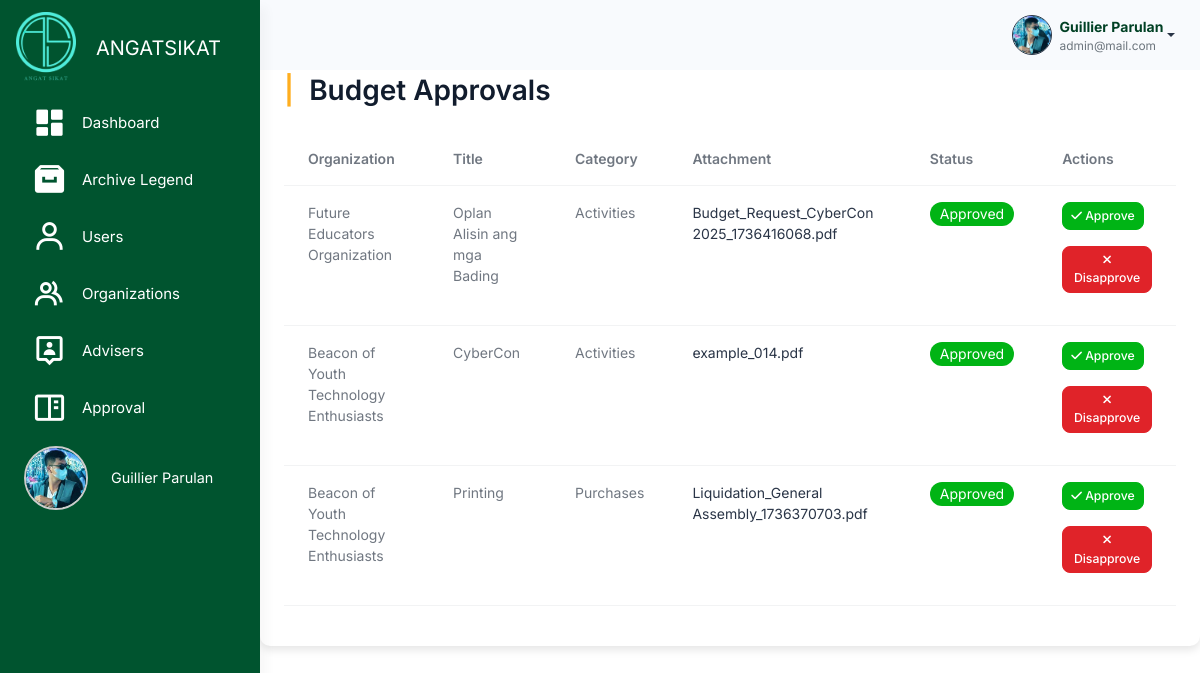
The page /src/budget_management/admin_budget_approval_table.php (signed in) on the database as committed earlier.
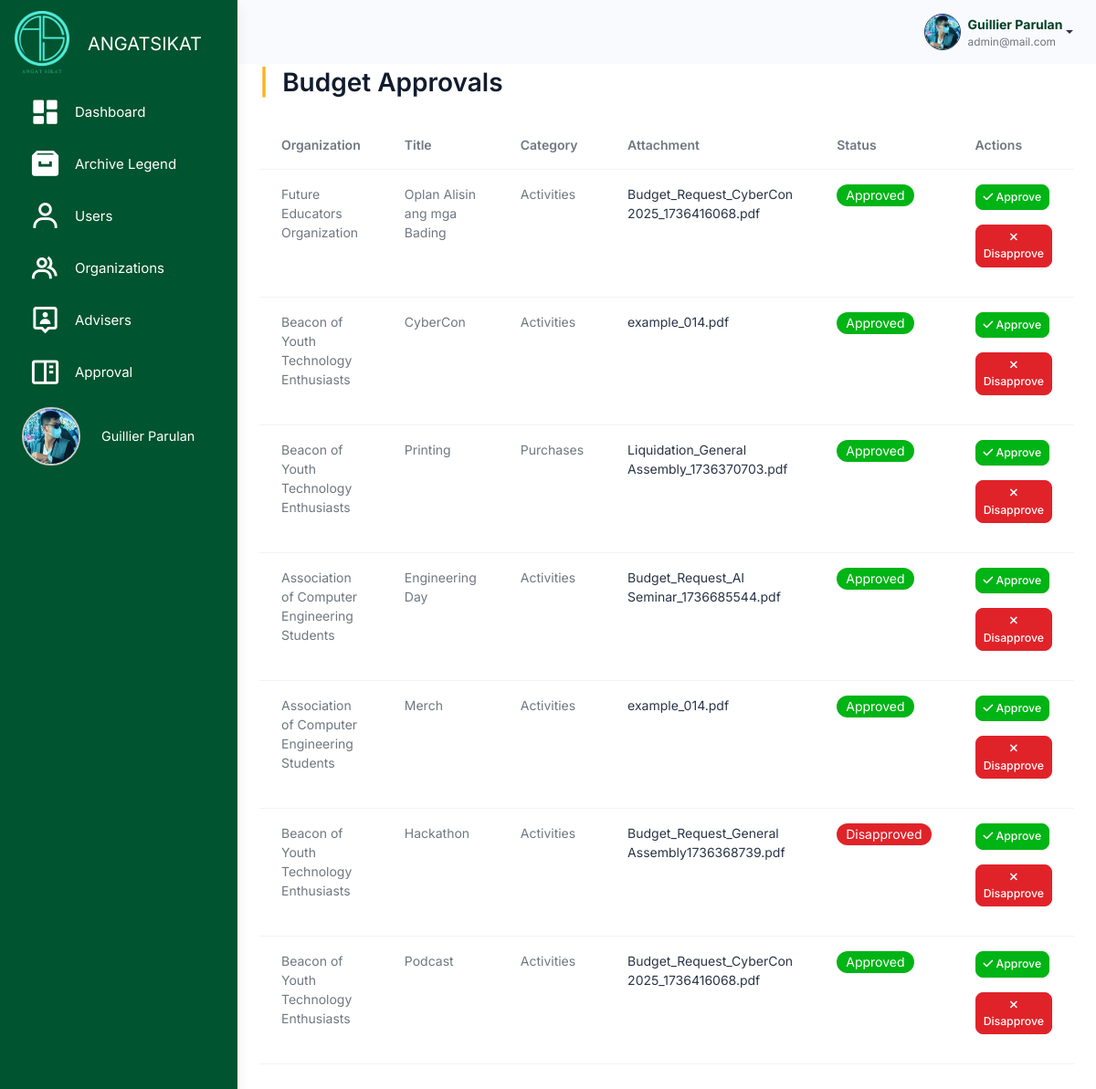
The same page on the database as committed later.
### tables this page shows
CREATE TABLE `users` (
  `user_id` int(11) NOT NULL,
  `username` varchar(100) NOT NULL,
  `password` varchar(255) NOT NULL,
  `profile_picture` varchar(255) NOT NULL,
  `first_name` varchar(255) NOT NULL,
  `last_name` varchar(255) NOT NULL,
  `email` varchar(100) NOT NULL,
  `role` enum('admin','officer','member') NOT NULL,
  `organization_id` int(11) DEFAULT NULL,
  `archived` tinyint(1) DEFAULT 0,
  `created_at` timestamp NOT NULL DEFAULT current_timestamp(),
  `position` enum('President','Treasurer') NOT NULL,
  `failed_attempts` int(11) DEFAULT 0,
  `is_locked` tinyint(1) DEFAULT 0,
  `last_failed_attempt` datetime DEFAULT NULL
);

CREATE TABLE `budget_approvals` (
  `approval_id` int(11) NOT NULL,
  `title` varchar(255) NOT NULL,
  `category` varchar(255) NOT NULL,
  `attachment` varchar(255) DEFAULT NULL,
  `status` enum('Pending','Approved','Disapproved') DEFAULT 'Pending',
  `organization_id` int(11) NOT NULL,
  `created_at` timestamp NOT NULL DEFAULT current_timestamp(),
  `archived` tinyint(1) DEFAULT 0
);

CREATE TABLE `organizations` (
  `organization_id` int(11) NOT NULL,
  `organization_name` varchar(255) NOT NULL,
  `acronym` varchar(100) NOT NULL,
  `organization_logo` varchar(255) DEFAULT NULL,
  `organization_members` int(11) NOT NULL DEFAULT 0,
  `organization_status` enum('Probationary','Level I','Level II') NOT NULL DEFAULT 'Probationary',
  `organization_color` varchar(7) DEFAULT NULL,
  `archived` tinyint(1) DEFAULT 0,
  `created_at` timestamp NOT NULL DEFAULT current_timestamp(),
  `balance` decimal(15,2) DEFAULT 0.00,
  `beginning_balance` decimal(15,2) DEFAULT 0.00,
  `income` decimal(15,2) DEFAULT 0.00,
  `expense` decimal(15,2) DEFAULT 0.00,
  `cash_on_bank` decimal(15,2) DEFAULT 0.00,
  `cash_on_hand` decimal(15,2) DEFAULT 0.00
);

### src/user_query.php (called while the page is built, shortened)
<?php
$user_id = $_SESSION['user_id'];
$user_query = "SELECT * FROM users WHERE user_id = '$user_id'";
$user_result = mysqli_query($conn, $user_query);
if ($user_result && mysqli_num_rows($user_result) > 0) {
    $user = mysqli_fetch_assoc($user_result);
    $firstname = $user['first_name'];
    $lastname = $user['last_name'];
    $fullname = $firstname . ' ' . $lastname;
    $email = $user['email'];
    $profile_picture = $user['profile_picture'];
} else {
    echo "Error fetching user data: " . mysqli_error($conn);
    exit();
}
?>

### src/budget_management/admin_budget_approval_table.php (the view, shortened to what this page needs)
<?php
include 'connection.php';
include '../user_query.php';
?>
<!DOCTYPE html>
<html lang="en">
<head>
    <link rel="stylesheet" href="../assets/css/styles.min.css" />
    <link rel="stylesheet" href="../budget_management/css/budget.css" />
    <link rel="stylesheet" href="css/activities.css" />
    <link href="https://unpkg.com/boxicons@2.1.4/css/boxicons.min.css" rel="stylesheet" />
    <link rel="stylesheet" href="https://cdnjs.cloudflare.com/ajax/libs/font-awesome/6.6.0/css/all.min.css">
    <link rel="stylesheet" href="https://cdn.datatables.net/2.1.7/css/dataTables.bootstrap.min.css" />
</head>
<body>
     <div class="page-wrapper" id="main-wrapper" data-layout="vertical" data-navbarbg="skin6" data-sidebartype="full"
        data-sidebar-position="fixed" data-header-position="fixed">
        <aside class="left-sidebar" id="sidebar">
            <div>
                <div class="brand-logo d-flex align-items-center justify-content-between">
                    <a class="text-nowrap logo-img">
                        <img src="../assets/images/logos/neon_sikat.png" alt="Angat Sikat Logo" class="logo contain"
                            style="width: 60px; height: auto;" />
                    </a>
                    <span class="logo-text">ANGATSIKAT</span>
                </div>
                <nav class="sidebar-nav scroll-sidebar" data-simplebar="">
                    <ul id="sidebarnav">
                        <li class="sidebar-item">
                            <a class="sidebar-link" href="../dashboard/admin_dashboard.php" aria-expanded="false">
                                <i class="bx bxs-dashboard" style="color: #fff; font-size: 35px;"></i>
                                <span class="hide-menu">Dashboard</span>
                            </a>
                        </li>
                        <li class="sidebar-item">
                            <a class="sidebar-link" href="../archive/archive_legend.php" aria-expanded="false">
                                <i class="bx bxs-archive" style="color: #fff; font-size: 35px;"></i>
                                <span class="hide-menu">Archive Legend</span>
                            </a>
                        </li>
                        <li class="sidebar-item">
                            <a class="sidebar-link" href="../user_management/users.php" aria-expanded="false"
                                data-tooltip="Users">
                                <i class="bx bx-user" style="color: #fff; font-size: 35px;"></i>
                                <span class="hide-menu">Users</span>
                            </a>
                        </li>
                        <li class="sidebar-item">
                            <a class="sidebar-link" href="../organization_management/organizations.php" aria-expanded="false"
                                data-tooltip="Organizations">
                                <i class="bx bx-group" style="color: #fff; font-size: 35px;"></i>
                                <span class="hide-menu">Organizations</span>
                            </a>
                        </li>
                        <li class="sidebar-item">
                            <a class="sidebar-link" href="../adviser_management/advisers.php" aria-expanded="false"
                                data-tooltip="Events">
                                <i class="bx bx-user-pin" style="color: #fff; font-size: 35px;"></i>
                                <span class="hide-menu">Advisers</span>
                            </a>
                        </li>
                        <li class="sidebar-item">
                            <a class="sidebar-link" href="../budget_management/admin_budget_approval_table.php" aria-expanded="false"
                                data-tooltip="Events">
                                <i class="bx bx-book-content" style="color: #fff; font-size: 35px;"></i>
                                <span class="hide-menu">Approval</span>
                            </a>
                        </li>
                        <li class="sidebar-item profile-container">
                            <a class="sidebar-link" href="../user/admin_profile.php" aria-expanded="false"
                                data-tooltip="Profile" style="display: flex; align-items: center; padding: 0.5rem;">
                                <div class="profile-pic-border"
                                    style="height: 4rem; width: 4rem; display: flex; justify-content: center; align-items: center; overflow: hidden; border-radius: 50%; border: 2px solid #ccc;">
                                    <img src="<?php echo !empty($profile_picture) ? '../user/' . htmlspecialchars($profile_picture) : '../user/uploads/default.png'; ?>"
                                        alt="Profile Picture" class="profile-pic"
                                        style="height: 100%; width: 100%; object-fit: cover;" />
                                </div>
                                <span class="profile-name" style="margin-left: 0.5rem; font-size: 0.9rem;">
                                    <?php echo htmlspecialchars($user['first_name']) . ' ' . htmlspecialchars($user['last_name']); ?>
                                </span>
                            </a>
                        </li>
                    </ul>
                </nav>
            </div>
        </aside>
        <div class="body-wrapper">
            <header class="app-header">
                <nav class="navbar navbar-expand-lg navbar-light">
                    <div class="navbar-collapse justify-content-end px-0" id="navbarNav">
                        <ul class="navbar-nav flex-row ms-auto align-items-center justify-content-end">
                            <li class="nav-item dropdown">
                                <div class="dropdown">
                                    <a href="#" class="dropdown-toggle d-flex align-items-center"
                                        data-bs-toggle="dropdown" aria-expanded="false" style="text-decoration: none;">
                                        <img class="border border-dark rounded-circle"
                                            src="<?php echo !empty($profile_picture) ? '../user/' . $profile_picture : '../user/uploads/default.png'; ?>"
                                            alt="Profile"
                                            style="width: 40px; height: 40px; margin-left: 10px; object-fit: cover;">
                                        <div class="d-flex flex-column align-items-start ms-2">
                                            <span style="font-weight: bold; color: #004024;">
                                                <?php echo htmlspecialchars($fullname); ?>
                                            </span>
                                            <span style="font-size: 0.85em; color: #6c757d;">
                                                <?php echo htmlspecialchars($email); ?>
                                            </span>
                                        </div>
                                    </a>
                                </div>
                            </li>
                        </ul>
                    </div>
                </nav>
            </header>
    <div class="container p-4" style="margin-top: 50px;">
        <h2><span class="text-warning fw-bold me-2">|</span> Budget Approvals</h2>
        <table class="table mt-4" id="approvalsTable">
            <thead>
                <tr>
                    <th>Organization</th>
                    <th>Title</th>
                    <th>Category</th>
                    <th>Attachment</th>
                    <th>Status</th>
                    <th>Actions</th>
                </tr>
            </thead>
            <tbody>
                <?php
            $query = "
                SELECT b.*, o.organization_name
                FROM budget_approvals b
                JOIN organizations o ON b.organization_id = o.organization_id";
            $result = mysqli_query($conn, $query);
            while ($row = mysqli_fetch_assoc($result)) {
                $organization = $row['organization_name'];
                $title = $row['title'];
                $category = $row['category'];
                $attachment = $row['attachment'];
                $id = $row['approval_id'];
                ?>
                <tr>
                    <td>
                        <?php echo htmlspecialchars($organization); ?>
                    </td>
                    <td>
                        <?php echo htmlspecialchars($title); ?>
                    </td>
                    <td>
                        <?php echo htmlspecialchars($category); ?>
                    </td>
                    <td>
                        <a href="uploads/<?php echo htmlspecialchars($attachment); ?>"
                            class='link-offset-2 link-underline link-underline-opacity-0' target="_blank">
                            <?php echo htmlspecialchars($attachment); ?>
                        </a>
                    </td>
                    <td>
                        <?php
                        if ($row['status'] == 'Pending') {
                            echo " <span class='badge rounded-pill pending'> ";
                        } else if ($row['status'] == 'Approved') {
                            echo " <span class='badge rounded-pill approved'> ";
                        } else if ($row['status'] == 'Disapproved') {
                            echo " <span class='badge rounded-pill disapproved'> ";
                        }
                        echo ucfirst($row['status']);
                        ?>
                        </span>
                    </td>
                    <td>
                    <button type="button" class="btn btn-sm btn-success mb-3"
                            data-bs-toggle="modal"
                            data-bs-target="#confirmationModal"
                            data-action="approve"
                            data-id="<?php echo $id; ?>">
                        <i class="fa-solid fa-check"></i> Approve
                    </button>
                    <button type="button" class="btn btn-sm btn-danger mb-3"
                            data-bs-toggle="modal"
                            data-bs-target="#confirmationModal"
                            data-action="disapprove"
                            data-id="<?php echo $id; ?>">
                        <i class="fa-solid fa-xmark"></i> Disapprove
                    </button>
                    </td>
                </tr>
                <?php
            }
            ?>
            </tbody>
        </table>
    </div>
    </div>
    </div>
</body>
</html>

### src/budget_management/css/budget.css (style rules this page uses)
.container { padding-top: 20px; background-color: #fff; border-radius: 10px; box-shadow: 0 4px 8px rgba(0, 0, 0, 0.1); }
table { table-layout: auto; max-width: 100%; height: auto; border-collapse: collapse; }
.btn-success { background-color: #00b415; border-color: #00b415; }
.btn-danger { background-color: #e02329; border-color: #e02329; color: #fff; }
.badge.rounded-pill.approved { background-color: #00b415; color: #fff; }
.badge.rounded-pill.disapproved { background-color: #e02329; color: #fff; }

### src/activity_management/css/activities.css (style rules this page uses)
:root { --bs-font-sans-serif: "Inter", sans-serif; --bs-primary: #ffb000; --bs-secondary: #6c757d; --bs-danger: #ff6692; --bs-body-font-size: 0.875rem; --bs-body-font-weight: 400; --bs-body-line-height: 1.5; --bs-body-color: #111c2d99; --bs-body-bg: #fff; --bs-border-color: #e4ebf0; --bs-heading-color: #111c2d; --bs-border-radius: 7px; --bs-gutter-x: 24px; --bs-btn-font-size: 0.875rem; --bs-card-spacer-y: 30px; --bs-card-spacer-x: 30px; --bs-card-border-width: 0px; --bs-success-rgb: 19,222,185; --bs-primary-rgb: 255, 176, 0; --bs-light-rgb: 246,249,252; --bs-dark-rgb: 42,53,71; }
.container { padding-top: 20px; background-color: #fff; border-radius: 10px; box-shadow: 0 4px 8px rgba(0, 0, 0, 0.1); }
table { table-layout: auto; max-width: 100%; height: auto; border-collapse: collapse; }
.btn-success { background-color: #00b415; border-color: #00b415; }
.badge.rounded-pill.approved { background-color: #00b415; color: #fff; }
.badge.rounded-pill.disapproved { background-color: #e02329; color: #fff; }

### src/budget_management/admin_budget_approval_table.php (style rules this page uses)
#sidebar>div>div>span { color: #fff; font-size: 20px; position: absolute; margin-left: 80px; }
#sidebarnav>li>a>span { color: #fff; }
.sidebar-link { position: relative; cursor: pointer; }
.scroll-sidebar { overflow: auto; }
.scroll-sidebar { -ms-overflow-style: none; scrollbar-width: none; }
.body-wrapper { height: 100vh; overflow-x: hidden; overflow-y: auto; background-color: white; }

Rows that differ between the two databases and show on the page:
added budget_approvals: organization.organization_name "Association of Computer Engineering Students", title "Engineering Day", category "Activities", attachment "Budget_Request_AI Seminar_1736685544.pdf", status "Approved"
added budget_approvals: organization.organization_name "Association of Computer Engineering Students", title "Merch", category "Activities", attachment "example_014.pdf", status "Approved"
added budget_approvals: organization.organization_name "Beacon of Youth Technology Enthusiasts", title "Hackathon", category "Activities", attachment "Budget_Request_General Assembly1736368739.pdf", status "Disapproved"
added budget_approvals: organization.organization_name "Beacon of Youth Technology Enthusiasts", title "Podcast", category "Activities", attachment "Budget_Request_CyberCon 2025_1736416068.pdf", status "Approved"
